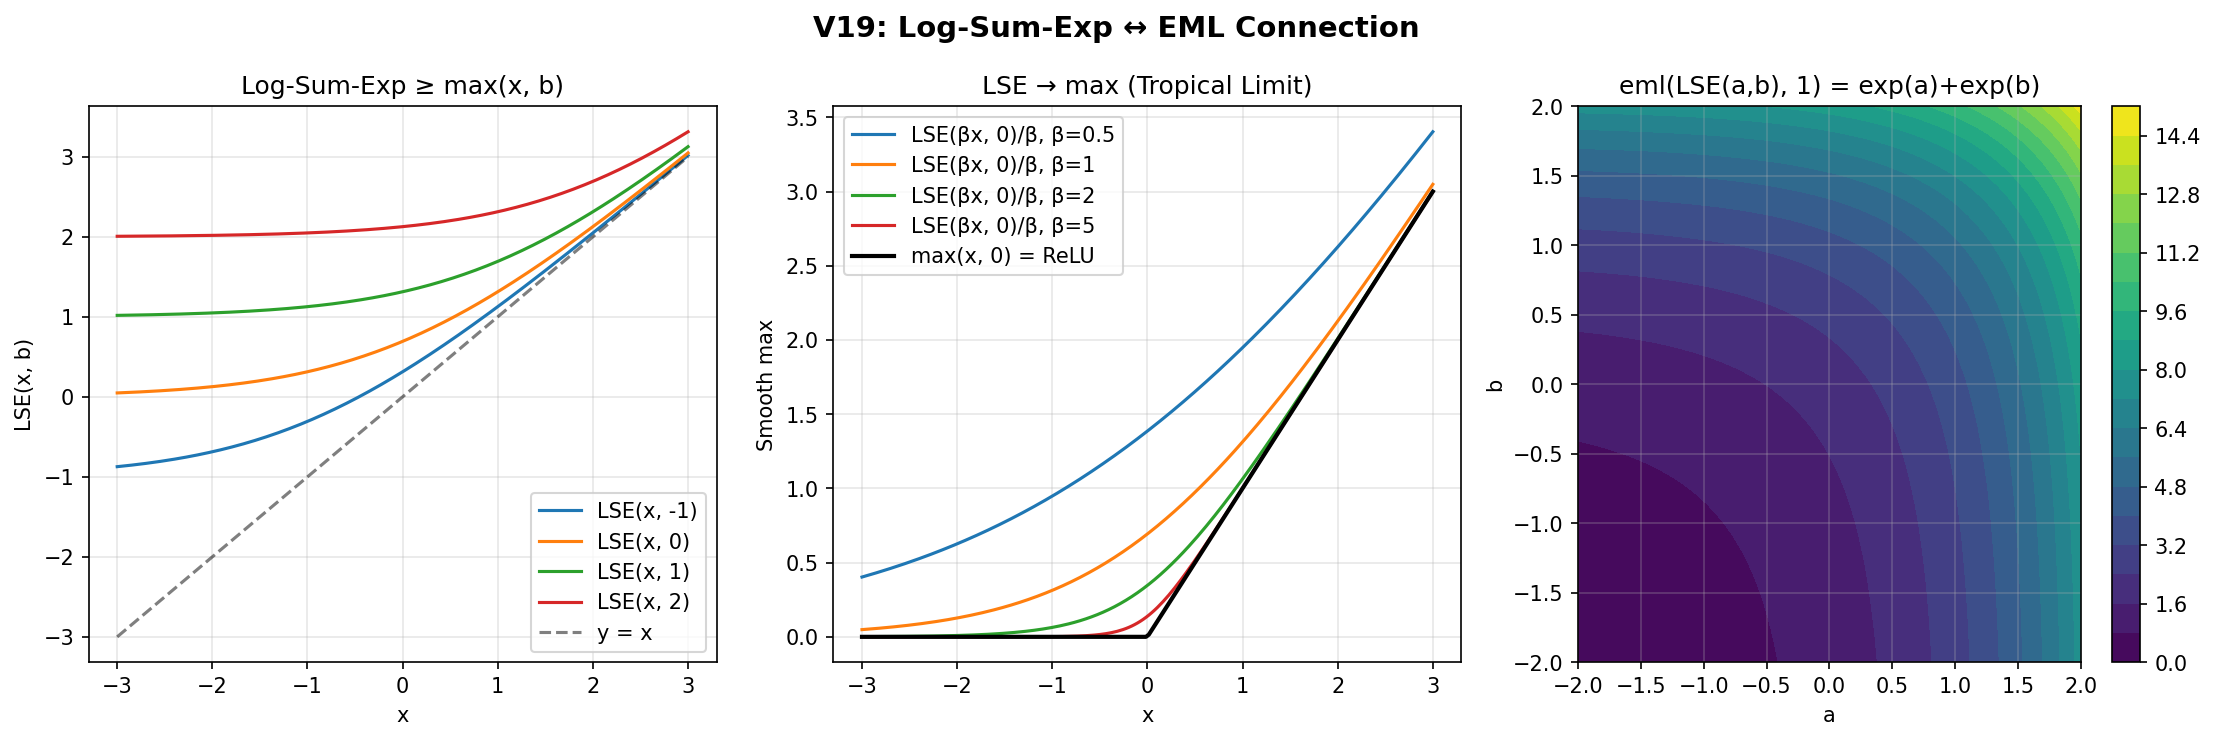

Python code for this plot:
"""
Demo 3: Log-Sum-Exp and EML Connection

V19 establishes the connection between EML and the log-sum-exp (LSE) function:
- LSE(a,b) = log(exp(a) + exp(b))
- eml(LSE(a,b), y) = exp(a) + exp(b) - log(y)
- LSE(a,b) ≥ max(a,b) (proved)
- LSE is fundamental to softmax, attention mechanisms, and convex optimization
"""

import numpy as np
import matplotlib.pyplot as plt

def logsumexp(x, y):
    return np.log(np.exp(x) + np.exp(y))

def eml(x, y):
    return np.exp(x) - np.log(y)

fig, axes = plt.subplots(1, 3, figsize=(15, 5))

# Plot 1: LSE vs max
ax = axes[0]
x = np.linspace(-3, 3, 200)
for b_val in [-1, 0, 1, 2]:
    ax.plot(x, logsumexp(x, b_val), label=f'LSE(x, {b_val})')
ax.plot(x, x, 'k--', alpha=0.5, label='y = x')
ax.set_xlabel('x')
ax.set_ylabel('LSE(x, b)')
ax.set_title('Log-Sum-Exp ≥ max(x, b)')
ax.legend()
ax.grid(True, alpha=0.3)

# Plot 2: LSE smoothly approximates max
ax = axes[1]
y_vals = np.linspace(-3, 3, 200)
for scale in [0.5, 1, 2, 5]:
    smooth_max = logsumexp(scale*x, scale*0) / scale
    ax.plot(x, smooth_max, label=f'LSE(βx, 0)/β, β={scale}')
ax.plot(x, np.maximum(x, 0), 'k-', linewidth=2, label='max(x, 0) = ReLU')
ax.set_xlabel('x')
ax.set_ylabel('Smooth max')
ax.set_title('LSE → max (Tropical Limit)')
ax.legend()
ax.grid(True, alpha=0.3)

# Plot 3: EML(LSE(a,b), y) surface
ax = axes[2]
a_range = np.linspace(-2, 2, 50)
b_range = np.linspace(-2, 2, 50)
A, B = np.meshgrid(a_range, b_range)
Z = eml(logsumexp(A, B), 1)  # = exp(a) + exp(b)
c = ax.contourf(A, B, Z, levels=20, cmap='viridis')
plt.colorbar(c, ax=ax)
ax.set_xlabel('a')
ax.set_ylabel('b')
ax.set_title('eml(LSE(a,b), 1) = exp(a)+exp(b)')
ax.grid(True, alpha=0.3)

plt.suptitle('V19: Log-Sum-Exp ↔ EML Connection', fontsize=14, fontweight='bold')
plt.tight_layout()
plt.savefig('demo3_log_sum_exp.png', dpi=150, bbox_inches='tight')
plt.close()
print("Demo 3 saved: demo3_log_sum_exp.png")
